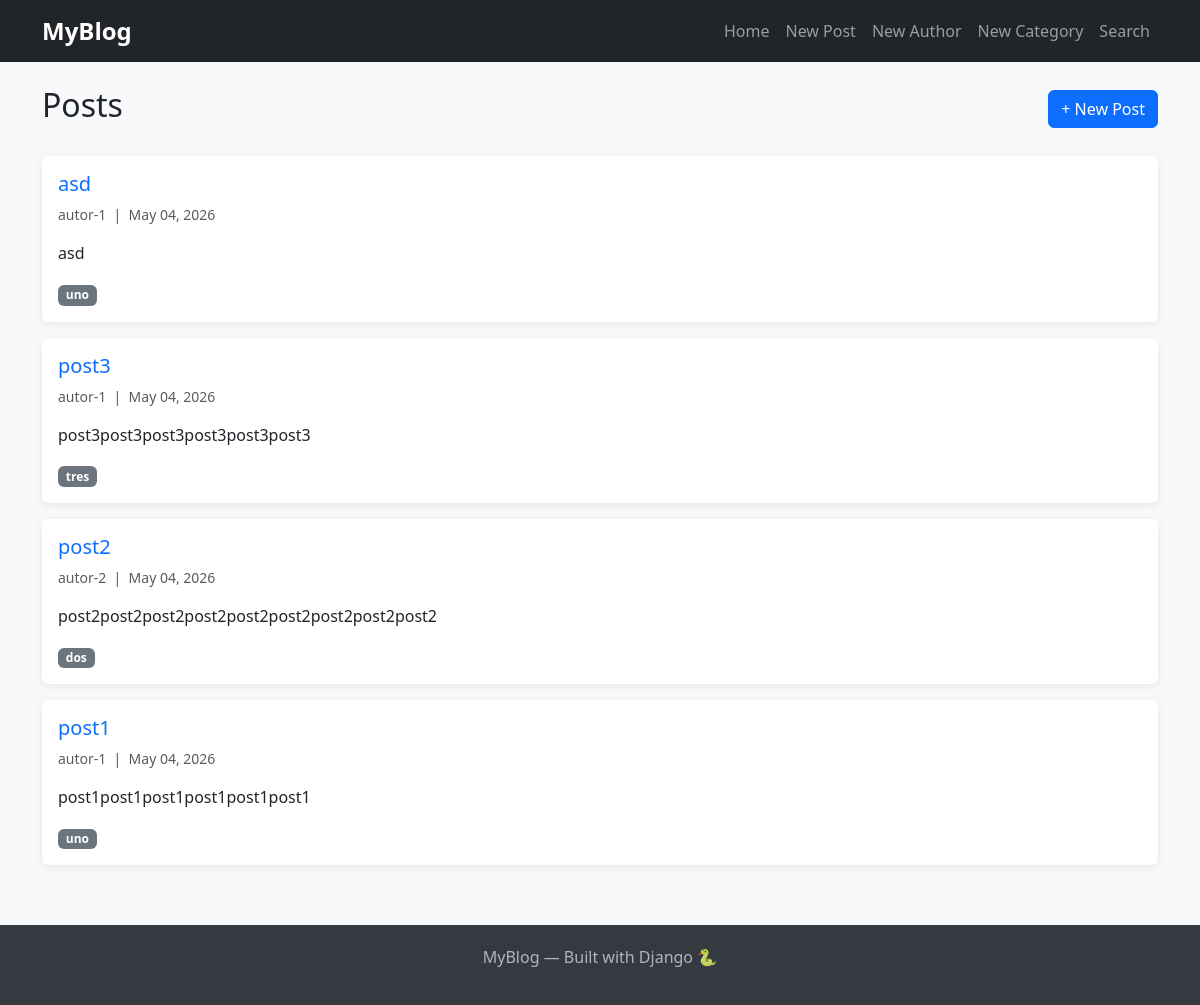
The page / on the database its author committed.
### blog/models.py (models this page shows, shortened)
class Post(models.Model):
    title = models.CharField(max_length=300)
    content = models.TextField()
    author = models.ForeignKey(
        Author,
        on_delete=models.CASCADE,
        related_name='posts'
    )
    categories = models.ManyToManyField(
        Category,
        blank=True,
        related_name='posts'
    )
    created_at = models.DateTimeField(auto_now_add=True)
    updated_at = models.DateTimeField(auto_now=True)
    class Meta:
        ordering = ['-created_at']

class Author(models.Model):
    name = models.CharField(max_length=200)
    email = models.EmailField(unique=True)
    bio = models.TextField(blank=True)
    created_at = models.DateTimeField(auto_now_add=True)

class Category(models.Model):
    name = models.CharField(max_length=100)
    description = models.TextField(blank=True)
    class Meta:
        verbose_name_plural = "Categories"

### blog/views.py (the view)
# urls.py: path('', views.home, name='home'),
def home(request):
    posts = Post.objects.all()
    context = {
        'posts': posts,
        'title': 'Home'
    }
    return render(request, 'blog/home.html', context)

### blog/templates/blog/home.html (shortened to what this page needs)
{% extends "blog/base.html" %}
{% block content %}
<div class="d-flex justify-content-between align-items-center mb-4">
    <h2>Posts</h2>
    <a href="{% url 'create_post' %}" class="btn btn-primary">+ New Post</a>
</div>
{% if posts %}
    {% for post in posts %}
    <div class="card mb-3">
        <div class="card-body">
            <h5 class="card-title">
                <a href="{% url 'post_detail' post.pk %}" class="text-decoration-none">
                    {{ post.title }}
                </a>
            </h5>
            <p class="text-muted small">
                {{ post.author.name }} &nbsp;|&nbsp;
                {{ post.created_at|date:"M d, Y" }}
            </p>
            <p class="card-text">{{ post.content|truncatewords:30 }}</p>
            {% for category in post.categories.all %}
                <span class="badge bg-secondary">{{ category.name }}</span>
            {% endfor %}
        </div>
    </div>
    {% endfor %}
{% else %}
    <div class="alert alert-info">
        No posts yet. <a href="{% url 'create_post' %}">Create the first one!</a>
    </div>
{% endif %}
{% endblock %}

### blog/templates/blog/base.html (shortened to what this page needs)
<!DOCTYPE html>
<html lang="en">
<head>
    <link href="https://cdn.jsdelivr.net/npm/bootstrap@5.3.0/dist/css/bootstrap.min.css" rel="stylesheet">
</head>
<body>
    <nav class="navbar navbar-expand-lg navbar-dark bg-dark">
        <div class="container">
            <a class="navbar-brand" href="{% url 'home' %}">MyBlog</a>
            <div class="navbar-nav ms-auto">
                <a class="nav-link" href="{% url 'home' %}">Home</a>
                <a class="nav-link" href="{% url 'create_post' %}">New Post</a>
                <a class="nav-link" href="{% url 'create_author' %}">New Author</a>
                <a class="nav-link" href="{% url 'create_category' %}">New Category</a>
                <a class="nav-link" href="{% url 'search_posts' %}"> Search</a>
            </div>
        </div>
    </nav>
    <div class="container mt-4">
        {% block content %}
        {% endblock %}
    </div>
    <footer>
        <div class="container text-center">
            <p>MyBlog — Built with Django 🐍</p>
        </div>
    </footer>
</body>
</html>

### blog/templates/blog/base.html (style rules this page uses)
body { background-color: #f8f9fa; }
.navbar-brand { font-weight: bold; font-size: 1.5rem; }
.card { border: none; box-shadow: 0 2px 8px rgba(0,0,0,0.08); }
footer { margin-top: 60px; padding: 20px 0; background: #343a40; color: #adb5bd; }

### rows shown on the page
Post: title "asd", author.name "autor-1", created_at "May 04, 2026", content "asd"
Category: name "uno"
Post: title "post3", author.name "autor-1", created_at "May 04, 2026", content "post3post3post3post3post3post3"
Category: name "tres"
Post: title "post2", author.name "autor-2", created_at "May 04, 2026", content "post2post2post2post2post2post2post2post2post2"
Category: name "dos"
Post: title "post1", author.name "autor-1", created_at "May 04, 2026", content "post1post1post1post1post1post1"
